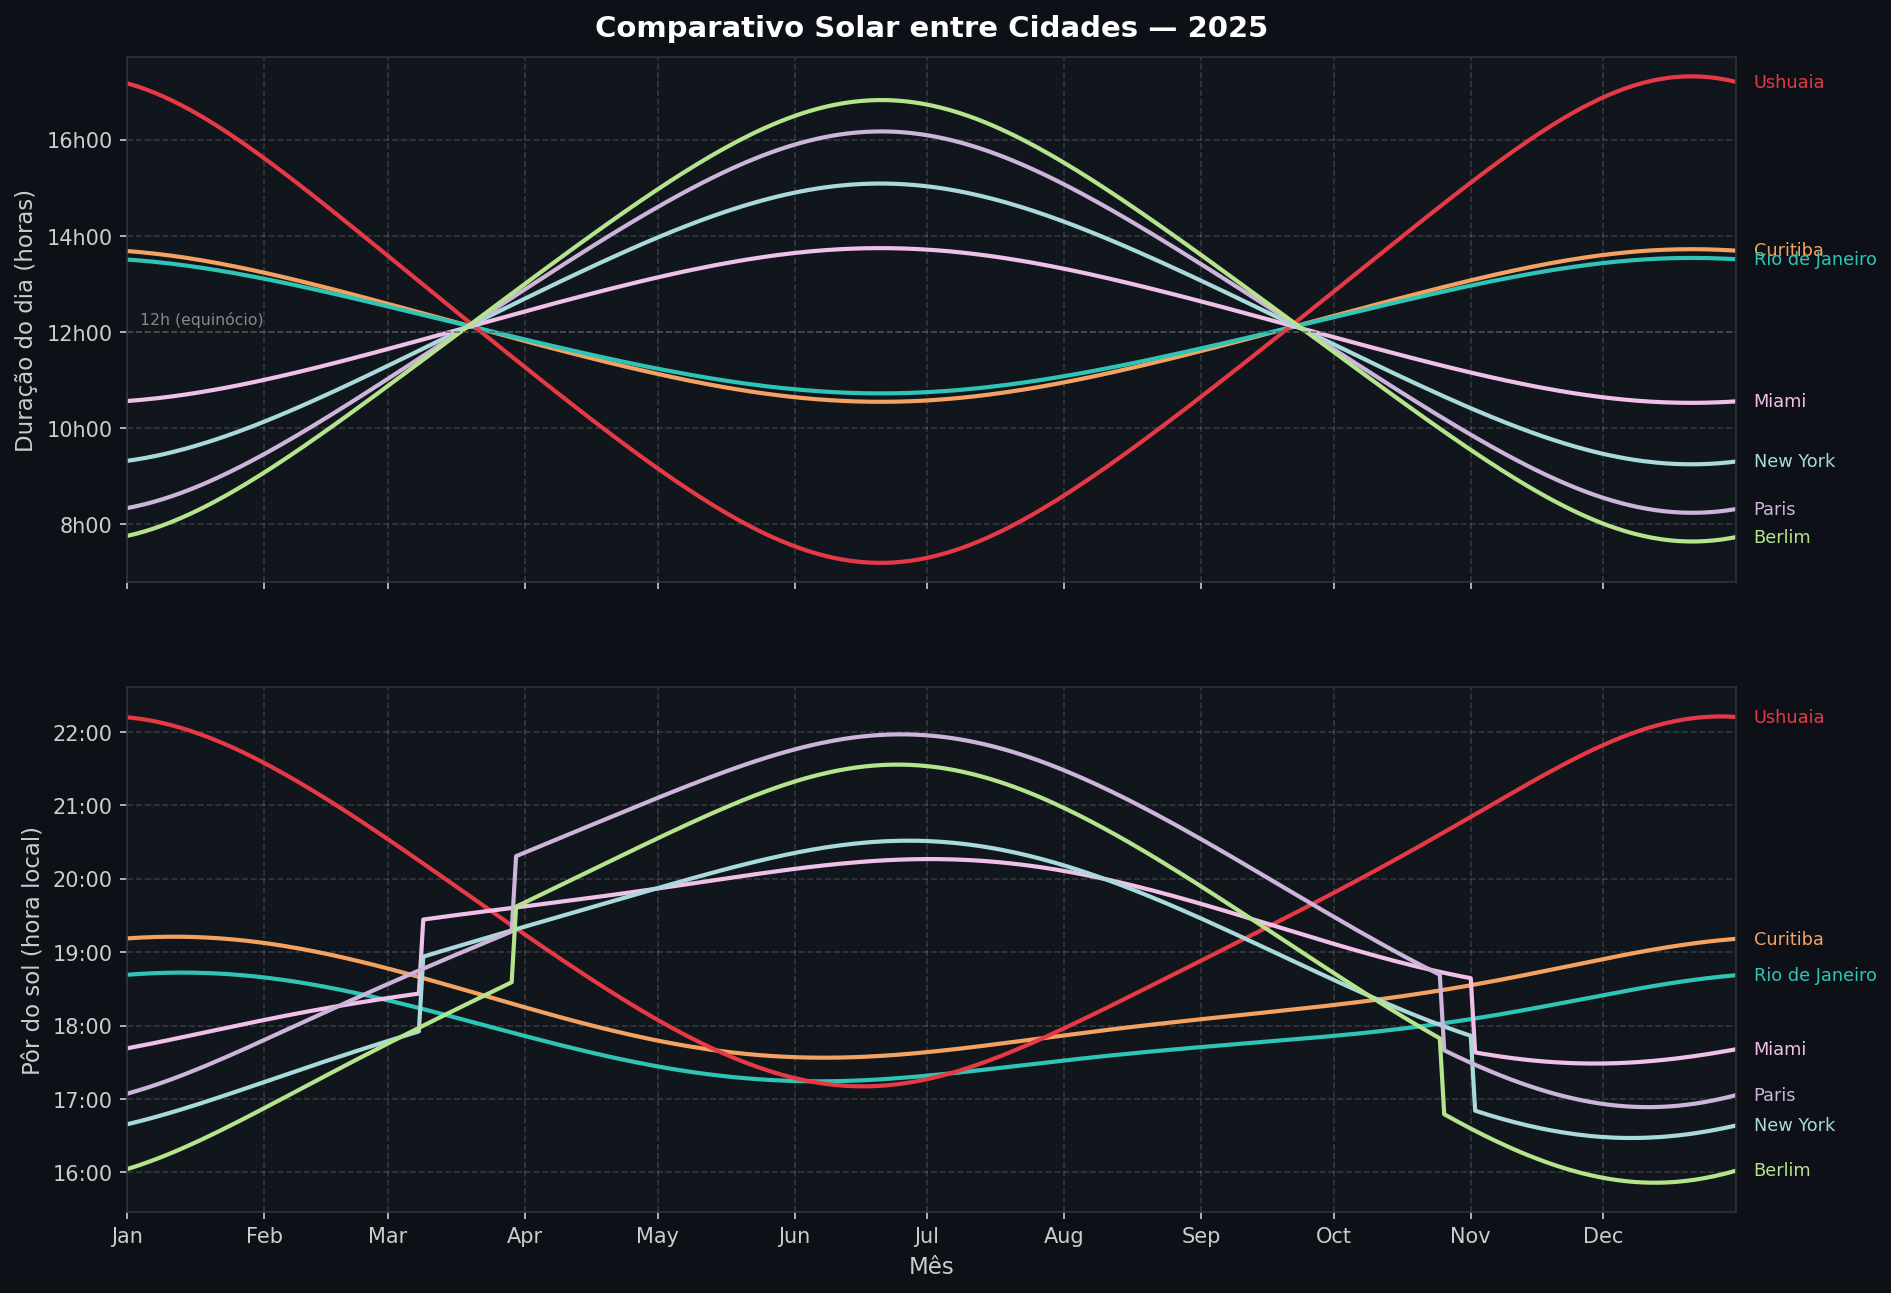

This figure's Python source:
"""
Comparativo de nascer e pôr do sol entre cidades ao longo do ano.
Cada cidade em horário local próprio.
Dependências: astral, matplotlib, pytz, numpy
    pip install astral matplotlib pytz numpy
"""

from astral import LocationInfo
from astral.sun import sun
from datetime import date, timedelta

import numpy as np
import matplotlib.pyplot as plt
import matplotlib.dates as mdates
import pytz

# ── Cidades ───────────────────────────────────────────────────────────────────
CIDADES = [
    {
        "nome":  "Curitiba",
        "lat":   -25.4284, "lon": -49.2733,
        "tz":    "America/Sao_Paulo",
        "cor":   "#f4a261",
    },
    {
        "nome":  "Rio de Janeiro",
        "lat":   -22.9068, "lon": -43.1729,
        "tz":    "America/Sao_Paulo",
        "cor":   "#2ec4b6",
    },
    {
        "nome":  "Ushuaia",
        "lat":   -54.8019, "lon": -68.3030,
        "tz":    "America/Argentina/Ushuaia",
        "cor":   "#e63946",
    },
    {
        "nome":  "Miami",
        "lat":    25.7617, "lon": -80.1918,
        "tz":    "America/New_York",
        "cor":   "#f1c0e8",
    },
    {
        "nome":  "New York",
        "lat":    40.7128, "lon": -74.0060,
        "tz":    "America/New_York",
        "cor":   "#a8dadc",
    },
    {
        "nome":  "Paris",
        "lat":    48.8566, "lon":   2.3522,
        "tz":    "Europe/Paris",
        "cor":   "#cdb4db",
    },
    {
        "nome":  "Berlim",
        "lat":    52.5200, "lon":  13.4050,
        "tz":    "Europe/Berlin",
        "cor":   "#b5e48c",
    },
]

ANO   = 2025
start = date(ANO, 1, 1)
days  = [start + timedelta(days=i) for i in range(365)]


def to_hours(dt):
    return dt.hour + dt.minute / 60 + dt.second / 3600


# ── Calcular nascer e pôr para cada cidade ────────────────────────────────────
for c in CIDADES:
    loc = LocationInfo(
        name=c["nome"],
        latitude=c["lat"],
        longitude=c["lon"],
        timezone=c["tz"],
    )
    tz    = pytz.timezone(c["tz"])
    rises, sets = [], []
    for d in days:
        try:
            s = sun(loc.observer, date=d, tzinfo=tz)
            rises.append(to_hours(s["sunrise"]))
            sets.append(to_hours(s["sunset"]))
        except Exception:
            rises.append(np.nan)
            sets.append(np.nan)
    c["rises"]    = rises
    c["sets"]     = sets
    c["duration"] = [
        s - r if not (np.isnan(s) or np.isnan(r)) else np.nan
        for r, s in zip(rises, sets)
    ]


def label_line(ax, days, values, nome, cor):
    """Escreve o nome da cidade ao final da linha, com anti-sobreposição leve."""
    # Pega o último valor válido
    last_val = next((v for v in reversed(values) if not np.isnan(v)), None)
    if last_val is None:
        return
    ax.text(
        days[-1] + timedelta(days=4), last_val,
        nome, color=cor, fontsize=8.5, va="center", ha="left",
        clip_on=False,
    )


# ── Gráfico ───────────────────────────────────────────────────────────────────
BG    = "#0d1117"
PANEL = "#11151c"

fig, (ax1, ax2) = plt.subplots(2, 1, figsize=(15, 10), sharex=True)
fig.patch.set_facecolor(BG)

for ax in (ax1, ax2):
    ax.set_facecolor(PANEL)
    ax.tick_params(colors="#ccc")
    for spine in ax.spines.values():
        spine.set_edgecolor("#2d333b")
    ax.grid(linestyle="--", alpha=0.15, color="white")

# ── Subplot 1: Duração do dia ─────────────────────────────────────────────────
for c in CIDADES:
    ax1.plot(days, c["duration"], color=c["cor"], lw=2)
    label_line(ax1, days, c["duration"], c["nome"], c["cor"])

# Linha de referência: 12h (equinócio)
ax1.axhline(12, color="#555", linestyle="--", lw=0.8, alpha=0.7)
ax1.text(days[3], 12.15, "12h (equinócio)", color="#888", fontsize=7.5)

ax1.set_title(f"Comparativo Solar entre Cidades — {ANO}",
              fontsize=14, fontweight="bold", color="white", pad=10)
ax1.set_ylabel("Duração do dia (horas)", color="#ccc", fontsize=11)

all_dur = [v for c in CIDADES for v in c["duration"] if not np.isnan(v)]
ax1.set_ylim(min(all_dur) - 0.4, max(all_dur) + 0.4)
ax1.yaxis.set_major_formatter(
    plt.FuncFormatter(lambda x, _: f"{int(x)}h{int(round(x % 1 * 60)):02d}")
)

# ── Subplot 2: Pôr do sol ─────────────────────────────────────────────────────
for c in CIDADES:
    ax2.plot(days, c["sets"], color=c["cor"], lw=2)
    label_line(ax2, days, c["sets"], c["nome"], c["cor"])

ax2.set_ylabel("Pôr do sol (hora local)", color="#ccc", fontsize=11)
ax2.set_xlabel("Mês", color="#ccc", fontsize=11)

all_sets = [v for c in CIDADES for v in c["sets"] if not np.isnan(v)]
ax2.set_ylim(min(all_sets) - 0.4, max(all_sets) + 0.4)
ax2.yaxis.set_major_formatter(
    plt.FuncFormatter(lambda x, _: f"{int(x):02d}:{int(round(x % 1 * 60)):02d}")
)

# Eixo X: limita até dez/31 (os rótulos ficam além, com clip_on=False)
ax2.set_xlim(days[0], days[-1])
ax2.xaxis.set_major_locator(mdates.MonthLocator())
ax2.xaxis.set_major_formatter(mdates.DateFormatter("%b"))

# Margem direita para os rótulos não serem cortados
fig.subplots_adjust(right=0.84)

plt.savefig("sunrise_sunset_cidades.png", dpi=150, facecolor=BG,
            bbox_inches="tight")
print("Gráfico salvo em sunrise_sunset_cidades.png")
plt.show()
